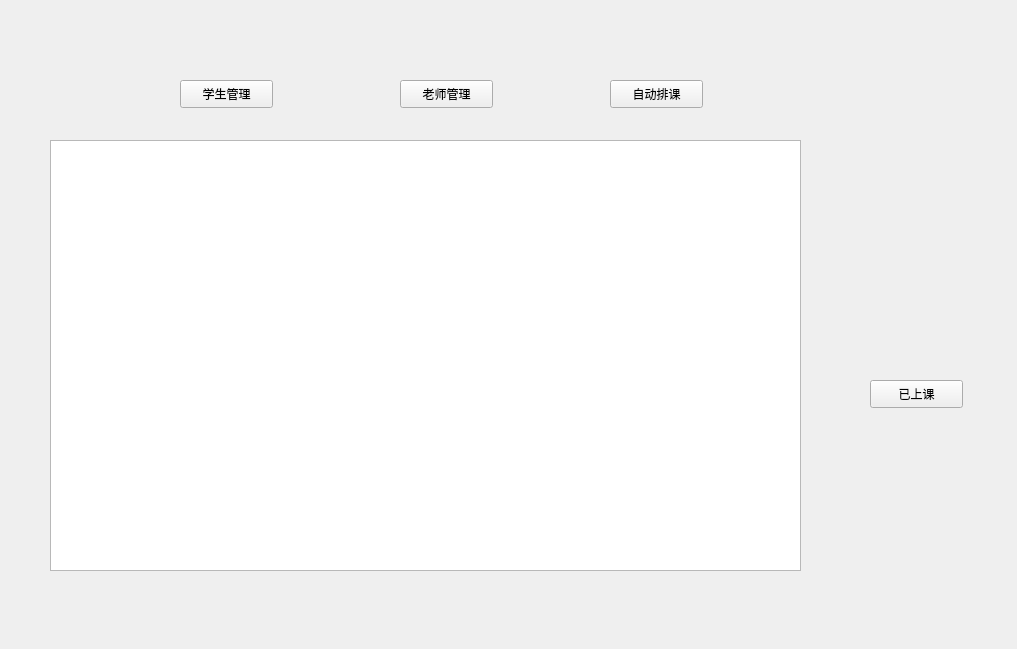
<?xml version="1.0" encoding="UTF-8"?>
<ui version="4.0">
 <class>first</class>
 <widget class="QWidget" name="first">
  <property name="geometry">
   <rect>
    <x>0</x>
    <y>0</y>
    <width>1017</width>
    <height>649</height>
   </rect>
  </property>
  <property name="windowTitle">
   <string>Form</string>
  </property>
  <widget class="QPushButton" name="pushButton">
   <property name="geometry">
    <rect>
     <x>180</x>
     <y>80</y>
     <width>93</width>
     <height>28</height>
    </rect>
   </property>
   <property name="text">
    <string>学生管理</string>
   </property>
  </widget>
  <widget class="QPushButton" name="pushButton_2">
   <property name="geometry">
    <rect>
     <x>400</x>
     <y>80</y>
     <width>93</width>
     <height>28</height>
    </rect>
   </property>
   <property name="text">
    <string>老师管理</string>
   </property>
  </widget>
  <widget class="QPushButton" name="pushButton_3">
   <property name="geometry">
    <rect>
     <x>610</x>
     <y>80</y>
     <width>93</width>
     <height>28</height>
    </rect>
   </property>
   <property name="text">
    <string>自动排课</string>
   </property>
  </widget>
  <widget class="QTableView" name="tableView">
   <property name="geometry">
    <rect>
     <x>50</x>
     <y>140</y>
     <width>751</width>
     <height>431</height>
    </rect>
   </property>
  </widget>
  <widget class="QPushButton" name="pushButton_4">
   <property name="geometry">
    <rect>
     <x>870</x>
     <y>380</y>
     <width>93</width>
     <height>28</height>
    </rect>
   </property>
   <property name="text">
    <string>已上课</string>
   </property>
  </widget>
 </widget>
 <resources/>
 <connections/>
</ui>
